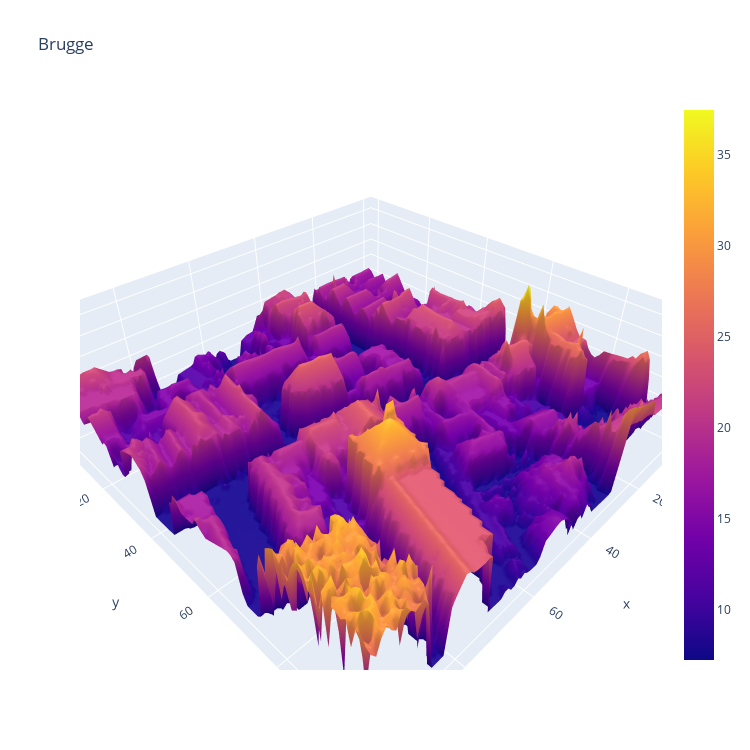

This figure's notebook cell:
### Markdown cell above
### Plotly

### Code cell
fig = plt.figure(figsize=(20,15))
fig = go.Figure(data=[go.Surface(z=df.values)])
fig.update_layout(title = 'Brugge', autosize = False, width = 750, height = 750)
fig.show()

### Figure 1 — Plotly figure (JSON) as saved in the notebook; plotly's stock layout.template omitted (floating-point values rounded to 4 significant figures; data arrays with more than 128 entries replaced by an {"elided": "..."} marker saying what was removed)
{"data": [{"type": "surface", "z": {"elided": "100x100 float values"}}], "layout": {"autosize": false, "height": 750, "title": {"text": "Brugge"}, "width": 750}}
